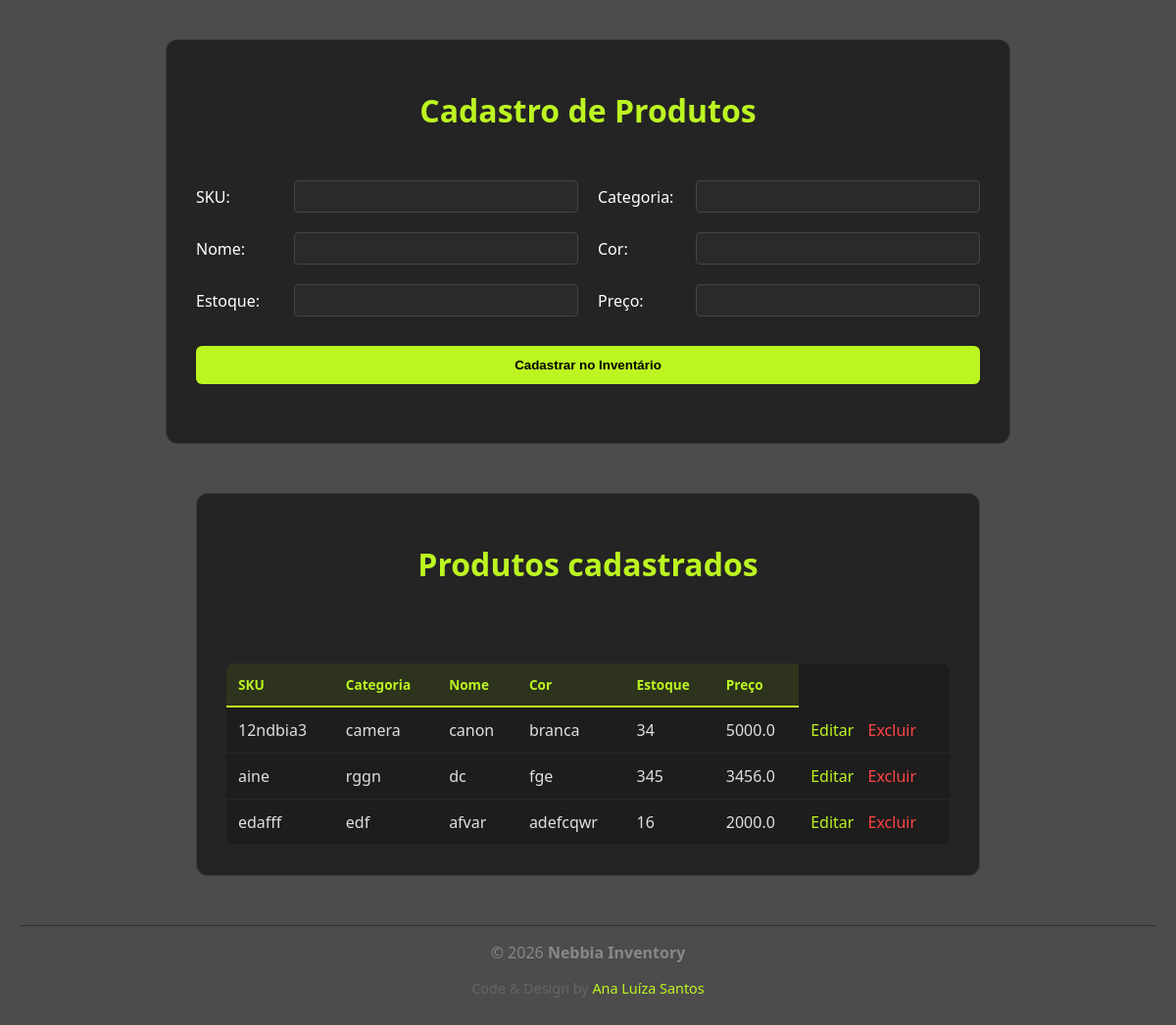
Before: / with the older database file.
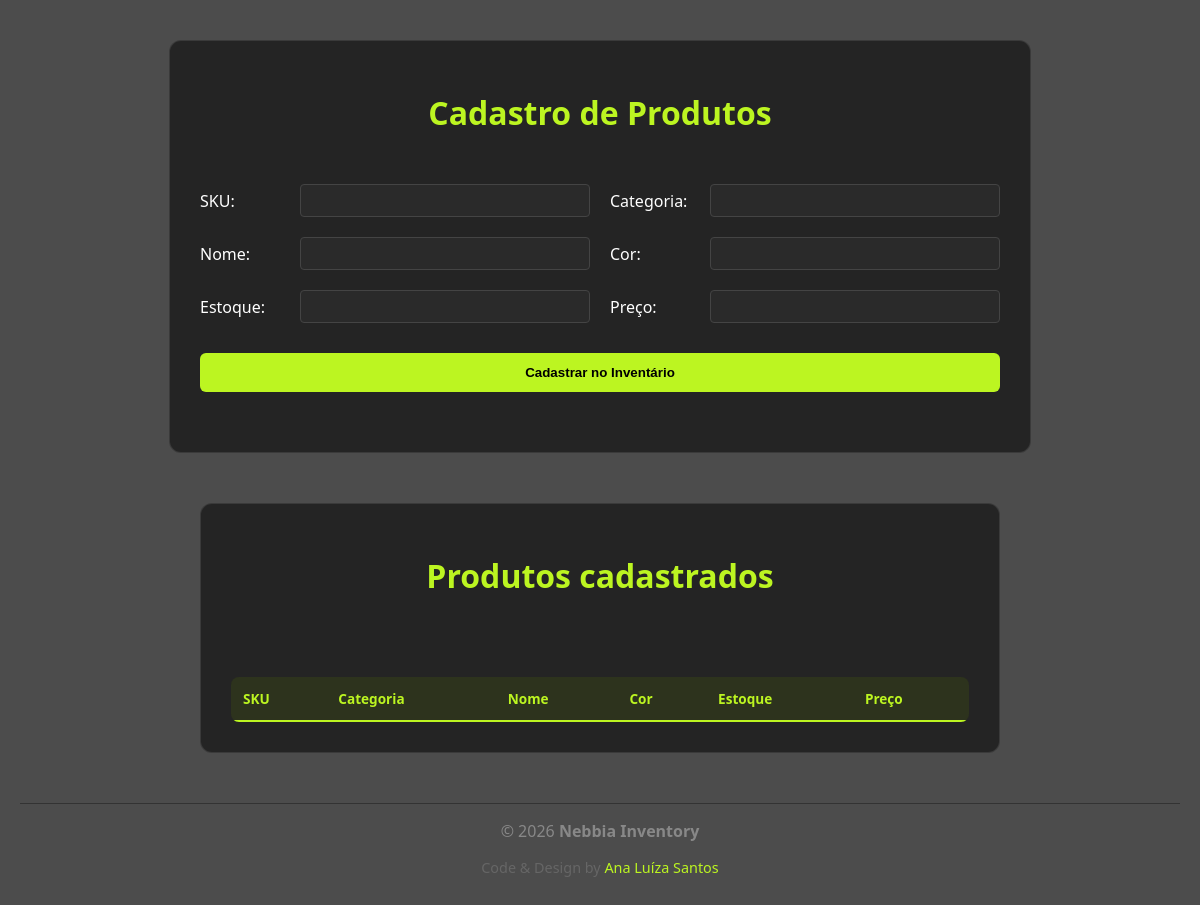
After: the same page with the newer database file.
### app.py (models this page shows)
class Produto(db.Model):
    id = db.Column(db.Integer, primary_key=True)
    sku = db.Column(db.String(20), unique=True, nullable=False)
    name = db.Column(db.String(100), nullable=False)
    category = db.Column(db.String(100), nullable=False)
    color = db.Column(db.String(20), nullable=False)
    estoque = db.Column(db.Integer, default=0)
    price = db.Column(db.Float, nullable=False)

### app.py (the view)
@app.route("/")
def cadastro_produtos():
    todos_produtos = Produto.query.order_by(Produto.id.asc()).all()
    return render_template("base.html", produtos=todos_produtos)

### templates/base.html (shortened to what this page needs)
<!DOCTYPE html>
<html lang="pt-br">
<head>
    <link rel="stylesheet" href="{{url_for('static', filename='css/style.css')}}">
</head>
<body>
<div class="fundo" >
    <div class="painel">
        <h1>Cadastro de Produtos</h1>
        <form action="/cadastrar" method="POST">
            <div class="form-grid">
                <div class="input-tabela">
                    <label>SKU: </label>
                    <input type="text" name="sku" required>
                </div>
                <div class="input-tabela">
                    <label>Categoria: </label>
                    <input type="text" name="category">
                </div>
                <div class="input-tabela">
                    <label>Nome: </label>
                    <input type="text" name="name" required>
                </div>
                <div class="input-tabela">
                    <label>Cor: </label>
                    <input type="text" name="color">
                </div>
                <div class="input-tabela">
                    <label>Estoque: </label>
                    <input type="number" name="estoque">
                </div>
                <div class="input-tabela">
                    <label>Preço: </label>
                    <input type="number" name="price">
                </div>
                <button type="submit">Cadastrar no Inventário</button>
            </div>
        </form>
    </div>
</div>
<div class="painel-tabela">
    <table>
        <h1>Produtos cadastrados</h1>
        <div class="form-grid">
            <thead>
                <tr>
                    <th>SKU</th>
                    <th>Categoria</th>
                    <th>Nome</th>
                    <th>Cor</th>
                    <th>Estoque</th>
                    <th>Preço</th>
                </tr>
            </thead>
            <tbody>
            {% for produto in produtos %}
            <tr>
                <td>{{ produto.sku }}</td>
                <td>{{ produto.category }}</td>
                <td>{{ produto.name }}</td>
                <td>{{ produto.color }}</td>
                <td>{{ produto.estoque }}</td>
                <td>{{ produto.price }}</td>
                <td>
                    <a href="{{ url_for('editar', id=produto.id) }}" style="color: #bcf521; text-decoration: none; margin-right: 10px;">Editar</a>
                    <a href="{{ url_for('deletar', id=produto.id) }}" style="color: #ff4444; text-decoration: none;" onclick="return confirm('Apagar?')">Excluir</a>
                </td>
            </tr>
            {% endfor %}
            </tbody>
    </table>
</div>
<footer class="site-footer">
    <div>
        <p style="color: #888;">&copy; 2026 <strong>Nebbia Inventory</strong></p>
        <p style="color: #666; font-size: 0.9em;">
            Code & Design by
            <a href="https://github.com/AnaLuizaS4ntos" target="_blank" style="color: #bcf521; text-decoration: none;">Ana Luíza Santos</a>
        </p>
    </div>
</footer>
</body>
</html>

### static/css/style.css (style rules this page uses)
.fundo { flex: 1; display: flex; justify-content: center; align-items: center; padding: 20px; }
.site-footer { width: 100%; text-align: center; border-top: 1px solid #333; margin-top: 50px; background: transparente; }
.painel { justify-content: center; background: rgba(30, 30, 30, 0.85); backdrop-filter: blur(10px); padding: 30px; border-radius: 12px; border: 1px solid rgba(255, 255, 255, 0.1); width: 100%; max-width: 800px; }
h1 { color: #bcf521; text-align: center; margin-top: 20px; margin-bottom: 50px; }
.form-grid { display: grid; grid-template-columns: 1fr 1fr; gap: 20px; margin-bottom: 30px; }
.input-tabela { display: grid; grid-template-columns: 100px 1fr; align-items: center; }
input { background: #2a2a2a; border: 1px solid #444; border-radius: 4px; padding: 8px; color: white; }
button { grid-column: span 2; background: #bcf521; color: black; border: none; padding: 12px; font-weight: bold; border-radius: 6px; cursor: pointer; margin-top: 10px; }
.painel-tabela { background: rgba(30, 30, 30, 0.85); backdrop-filter: blur(10px); padding: 30px; border-radius: 12px; border: 1px solid rgba(255, 255, 255, 0.1); width: 100%; max-width: 800px; margin: 30px auto; box-sizing: border-box; }
table { width: 100%; border-collapse: collapse; background: rgba(0, 0, 0, 0.2); border-radius: 8px; overflow: hidden; }
th { background-color: rgba(188, 245, 33, 0.1); color: #bcf521; padding: 12px; text-align: left; font-size: 0.85rem; border-bottom: 2px solid #bcf521; }

Changed rows visible on the page:
removed Produto: sku "12ndbia3", category "camera", name "canon", color "branca", estoque "34", price "5000.0"
removed Produto: sku "aine", category "rggn", name "dc", color "fge", estoque "345", price "3456.0"
removed Produto: sku "edafff", category "edf", name "afvar", color "adefcqwr", estoque "16", price "2000.0"
